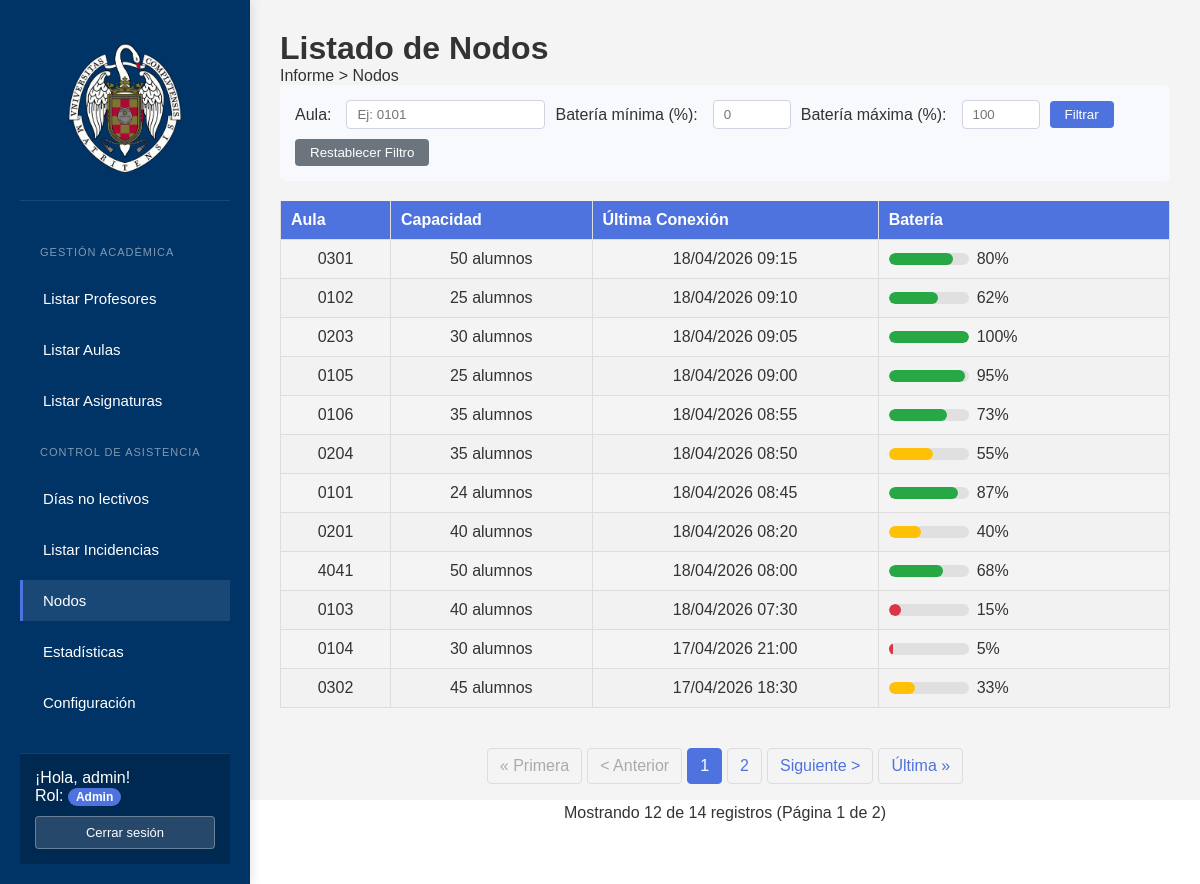
/ListadoNodos.php (signed in), run on the app's committed database.
### tables this page shows
CREATE TABLE `nodos` (
  `id` int(11) NOT NULL,
  `aula_id` int(11) NOT NULL,
  `numero_aula` varchar(4) NOT NULL,
  `ultima_conexion` datetime DEFAULT NULL,
  `bateria` tinyint(3) UNSIGNED NOT NULL DEFAULT 100
);

CREATE TABLE `aulas` (
  `id` int(11) NOT NULL,
  `numero_aula` varchar(4) DEFAULT NULL,
  `capacidad` int(11) NOT NULL
);

### www/ListadoNodos.php (the view, shortened to what this page needs)
<!DOCTYPE html>
<html lang="es">
<head>
    <link rel="stylesheet" href="styles.css">
</head>
<body>
    <?php include("php/sidebar.php"); ?>
    <div class="main-content">
        <h1>Listado de Nodos</h1>
        <p>Informe > Nodos</p>
        <form id="filter-form" method="GET" action="" class="filter-form">
            <label for="aula">Aula:</label>
            <input type="text" id="aula" name="aula" maxlength="4" placeholder="Ej: 0101"
                   value="<?php echo isset($_GET['aula']) ? htmlspecialchars($_GET['aula']) : ''; ?>">
            <label for="bateria_min">Batería mínima (%):</label>
            <input type="number" id="bateria_min" name="bateria_min" min="0" max="100" placeholder="0"
                   value="<?php echo isset($_GET['bateria_min']) ? htmlspecialchars($_GET['bateria_min']) : ''; ?>">
            <label for="bateria_max">Batería máxima (%):</label>
            <input type="number" id="bateria_max" name="bateria_max" min="0" max="100" placeholder="100"
                   value="<?php echo isset($_GET['bateria_max']) ? htmlspecialchars($_GET['bateria_max']) : ''; ?>">
            <button type="submit">Filtrar</button>
            <button type="button" onclick="window.location.href='ListadoNodos.php'">Restablecer Filtro</button>
        </form>
        <div class="table-container">
            <table class="incidencias-table">
                <thead>
                    <tr>
                        <th>Aula</th>
                        <th>Capacidad</th>
                        <th>Última Conexión</th>
                        <th>Batería</th>
                    </tr>
                </thead>
                <tbody>
                    <?php
                    include("php/conexion.php");
                    $registros_por_pagina = 12;
                    $pagina_actual = isset($_GET['pagina']) ? intval($_GET['pagina']) : 1;
                    $offset = ($pagina_actual - 1) * $registros_por_pagina;
                    $conditions = [];
                    $params     = [];
                    $types      = "";
                    $where = count($conditions) > 0 ? "WHERE " . implode(" AND ", $conditions) : "";
                    $query_count = "
                        SELECT COUNT(*) AS total
                        FROM nodos n
                        JOIN aulas a ON n.aula_id = a.id
                        $where";
                    $stmt_count = $conn->prepare($query_count);
                    $stmt_count->execute();
                    $result_count    = $stmt_count->get_result();
                    $row_count       = $result_count->fetch_assoc();
                    $total_registros = $row_count['total'];
                    $total_paginas   = ceil($total_registros / $registros_por_pagina);
                    $query = "
                        SELECT n.id,
                               a.numero_aula,
                               a.capacidad,
                               DATE_FORMAT(n.ultima_conexion, '%d/%m/%Y %H:%i') AS ultima_conexion_fmt,
                               n.bateria
                        FROM nodos n
                        JOIN aulas a ON n.aula_id = a.id
                        $where
                        ORDER BY n.ultima_conexion DESC
                        LIMIT ? OFFSET ?";
                    $params[] = $registros_por_pagina;
                    $params[] = $offset;
                    $types   .= "ii";
                    $stmt = $conn->prepare($query);
                    if (!empty($params)) {
                        $stmt->bind_param($types, ...$params);
                    }
                    $stmt->execute();
                    $result = $stmt->get_result();
                    if ($result && $result->num_rows > 0) {
                        while ($row = $result->fetch_assoc()) {
                            $bat = (int)$row['bateria'];
                            if ($bat >= 60) {
                                $bat_clase = 'bateria-alta';
                            } elseif ($bat >= 25) {
                                $bat_clase = 'bateria-media';
                            } else {
                                $bat_clase = 'bateria-baja';
                            }
                            echo "<tr>";
                            echo "<td data-label='Aula'>"            . htmlspecialchars($row['numero_aula'])          . "</td>";
                            echo "<td data-label='Capacidad'>"       . htmlspecialchars($row['capacidad']) . " alumnos</td>";
                            echo "<td data-label='Última Conexión'>" . htmlspecialchars($row['ultima_conexion_fmt'])  . "</td>";
                            echo "<td data-label='Batería'>
                                    <div class='bateria-bar'>
                                        <div class='bateria-bar-bg'>
                                            <div class='bateria-bar-fill {$bat_clase}' style='width:{$bat}%'></div>
                                        </div>
                                        <span>{$bat}%</span>
                                    </div>
                                  </td>";
                            echo "</tr>";
                        }
                    } else {
                        echo "<tr><td colspan='4'>No se encontraron nodos que coincidan con los criterios de búsqueda.</td></tr>";
                    }
                    ?>
                </tbody>
            </table>
        </div>
        <?php if ($total_registros > 0): ?>
        <div class="pagination">
            <?php
            $url_params = [];
            $url_base  = "ListadoNodos.php?" . implode("&", $url_params);
            $url_base .= !empty($url_params) ? "&" : "";
            if ($pagina_actual > 1) {
                echo "<a href='{$url_base}pagina=1'>&laquo; Primera</a>";
                echo "<a href='{$url_base}pagina=" . ($pagina_actual - 1) . "'>&lt; Anterior</a>";
            } else {
                echo "<span class='disabled'>&laquo; Primera</span>";
                echo "<span class='disabled'>&lt; Anterior</span>";
            }
            $rango = 2;
            for ($i = max(1, $pagina_actual - $rango); $i <= min($total_paginas, $pagina_actual + $rango); $i++) {
                if ($i == $pagina_actual) {
                    echo "<span class='active'>{$i}</span>";
                } else {
                    echo "<a href='{$url_base}pagina={$i}'>{$i}</a>";
                }
            }
            if ($pagina_actual < $total_paginas) {
                echo "<a href='{$url_base}pagina=" . ($pagina_actual + 1) . "'>Siguiente &gt;</a>";
                echo "<a href='{$url_base}pagina={$total_paginas}'>Última &raquo;</a>";
            } else {
                echo "<span class='disabled'>Siguiente &gt;</span>";
                echo "<span class='disabled'>Última &raquo;</span>";
            }
            ?>
        </div>
        <p style="text-align: center;">
            Mostrando <?php echo min($registros_por_pagina, $result->num_rows); ?> de <?php echo $total_registros; ?> registros
            (Página <?php echo $pagina_actual; ?> de <?php echo $total_paginas; ?>)
        </p>
        <?php endif; ?>
    </div>
</body>
</html>

### www/styles.css (style rules this page uses)
* { margin: 0; padding: 0; box-sizing: border-box; }
body { font-family: Arial, sans-serif; color: #333; height: 100vh; display: flex; }
.main-content { flex-grow: 1; background-color: #f4f4f4; padding: 30px; }
table { width: 100%; border-collapse: collapse; }
table th, table td { text-align: center; padding: 10px; border-bottom: 1px solid #ddd; border-left: 1px solid #ddd; border-right: 1px solid #ddd; }
table th { background-color: #f4f4f4; }

### www/ListadoNodos.php (style rules this page uses)
.table-container { overflow-x: auto; margin-top: 20px; }
.incidencias-table { width: 100%; border-collapse: collapse; margin-bottom: 20px; }
.incidencias-table th { background-color: #4e73df; color: white; padding: 10px; text-align: left; }
.incidencias-table td { padding: 10px; border-bottom: 1px solid #ddd; }
.incidencias-table tr:nth-child(even) { background-color: #f2f2f2; }
.filter-form { display: flex; flex-wrap: wrap; gap: 10px; align-items: center; margin-bottom: 20px; padding: 15px; background-color: #f8f9fc; border-radius: 5px; }
.filter-form label { margin-right: 5px; }
.filter-form input, .filter-form select { padding: 6px 10px; border: 1px solid #d1d3e2; border-radius: 4px; }
.filter-form button { padding: 6px 15px; border: none; border-radius: 4px; cursor: pointer; }
.filter-form button[type="submit"] { background-color: #4e73df; color: white; }
.filter-form button[type="button"] { background-color: #6c757d; color: white; }
.bateria-bar { display: flex; align-items: center; gap: 8px; }
.bateria-bar-bg { width: 80px; height: 12px; background-color: #e0e0e0; border-radius: 6px; overflow: hidden; }
.bateria-bar-fill { height: 100%; border-radius: 6px; transition: width 0.3s; }
.bateria-alta { background-color: #28a745; }
.bateria-media { background-color: #ffc107; }
.bateria-baja { background-color: #dc3545; }
.pagination { display: flex; justify-content: center; margin: 20px 0; gap: 5px; }
.pagination a, .pagination span { display: inline-block; padding: 8px 12px; text-decoration: none; border: 1px solid #ddd; color: #4e73df; border-radius: 4px; }
.pagination .active { background-color: #4e73df; color: white; border-color: #4e73df; }
.pagination .disabled { color: #aaa; cursor: not-allowed; }

### www/php/sidebar.php (style rules this page uses)
.main-content { flex: 1; }

### data on the page
nodos: aula.numero_aula "0301", aula.capacidad "50", ultima_conexion_fmt "18/04/2026 09:15", bateria "80"
nodos: aula.numero_aula "0102", aula.capacidad "25", ultima_conexion_fmt "18/04/2026 09:10", bateria "62"
nodos: aula.numero_aula "0203", aula.capacidad "30", ultima_conexion_fmt "18/04/2026 09:05", bateria "100"
nodos: aula.numero_aula "0105", aula.capacidad "25", ultima_conexion_fmt "18/04/2026 09:00", bateria "95"
nodos: aula.numero_aula "0106", aula.capacidad "35", ultima_conexion_fmt "18/04/2026 08:55", bateria "73"
nodos: aula.numero_aula "0204", aula.capacidad "35", ultima_conexion_fmt "18/04/2026 08:50", bateria "55"
nodos: aula.numero_aula "0101", aula.capacidad "24", ultima_conexion_fmt "18/04/2026 08:45", bateria "87"
nodos: aula.numero_aula "0201", aula.capacidad "40", ultima_conexion_fmt "18/04/2026 08:20", bateria "40"
nodos: aula.numero_aula "4041", aula.capacidad "50", ultima_conexion_fmt "18/04/2026 08:00", bateria "68"
nodos: aula.numero_aula "0103", aula.capacidad "40", ultima_conexion_fmt "18/04/2026 07:30", bateria "15"
nodos: aula.numero_aula "0104", aula.capacidad "30", ultima_conexion_fmt "17/04/2026 21:00", bateria "5"
nodos: aula.numero_aula "0302", aula.capacidad "45", ultima_conexion_fmt "17/04/2026 18:30", bateria "33"

### other printed values
$label "Listar Profesores Listar Aulas Listar Asignaturas Días no lectivos Listar Incidencias Nodos Estadísticas Configuración"
$_SESSION['username'] "admin"
$_SESSION['rol'] "Admin"
min($registros_por_pagina, $result->num_rows) "12"
$total_registros "14"
$pagina_actual "1"
$total_paginas "2"
